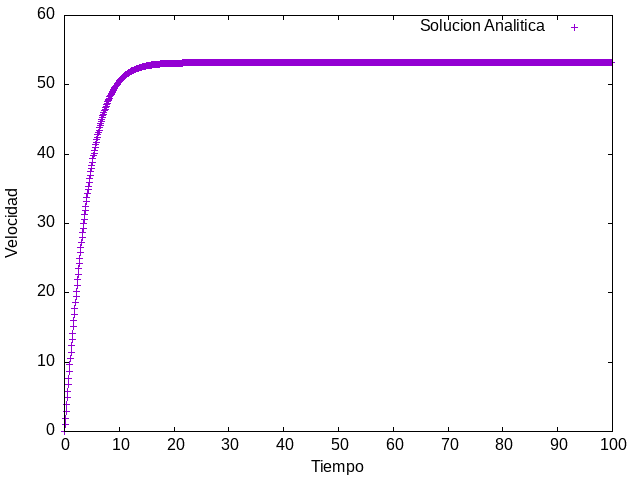

Reproduce this figure in gnuplot.
set term png
set output 'grafico_Velocidad_Tiempo_Analitico.png' 
set xlabel 'Tiempo'
set ylabel 'Velocidad' 
plot 'Datos_Velocidad_vs_Tiempo_Analitico.dat' u 2:1 title 'Solucion Analitica' 
